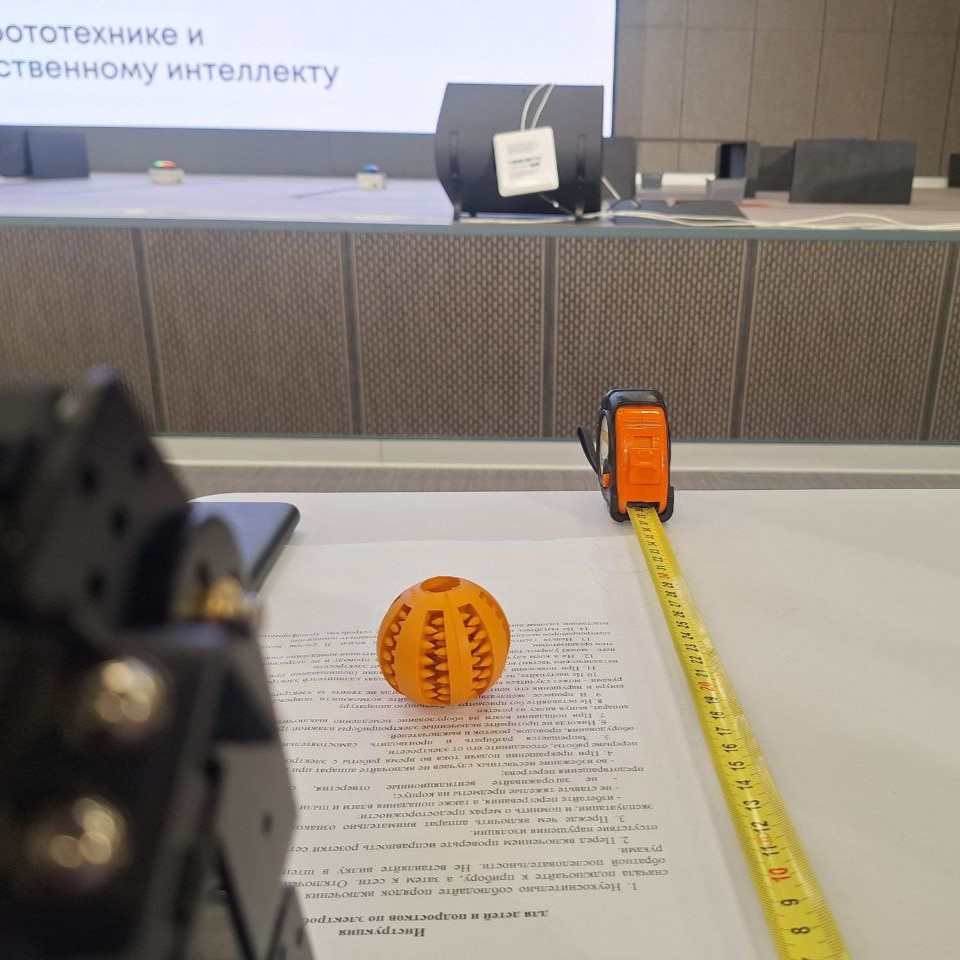
#> input picture experiments/projection/image_robot.jpg, 960 x 960 px, given in place of the camera
$ python color_detection.py
#> lines starting #> are read from the running program, lines starting #| are printed output that depends on the picture; after the words box and inside, x2 and y2 are one past the last pixel; in counts of white or black regions, pixels touching at a corner belong together
import cv2
import numpy as np #导入库
blue_lower = np.array([100,43,46])
blue_upper = np.array([124,255,255]) #设置颜色区间
cap = cv2.VideoCapture(0)						#使用opencv获取摄像头
cap.set(3, 320)									#设置图像的宽为320像素
cap.set(4, 320)									#设置图像的高为320像素
while 1: #进入无线循环
	ret,frame = cap.read() #将摄像头拍摄到的画面作为frame的值
#> frame is the input picture: shape (960, 960, 3); mean B, G, R 126.7, 136, 144.9
	if ret == 1:  # 判断摄像头是否工作
		frame = cv2.GaussianBlur(frame,(5,5),0) #高斯滤波GaussianBlur() 让图片模糊
		hsv = cv2.cvtColor(frame,cv2.COLOR_BGR2HSV) #将图片的色域转换为HSV的样式 以便检测
#> hsv: shape (960, 960, 3); mean H, S, V 37.4, 44.3, 148.1
		mask = cv2.inRange(hsv,blue_lower,blue_upper)  #设置阈值，去除背景 保留所设置的颜色
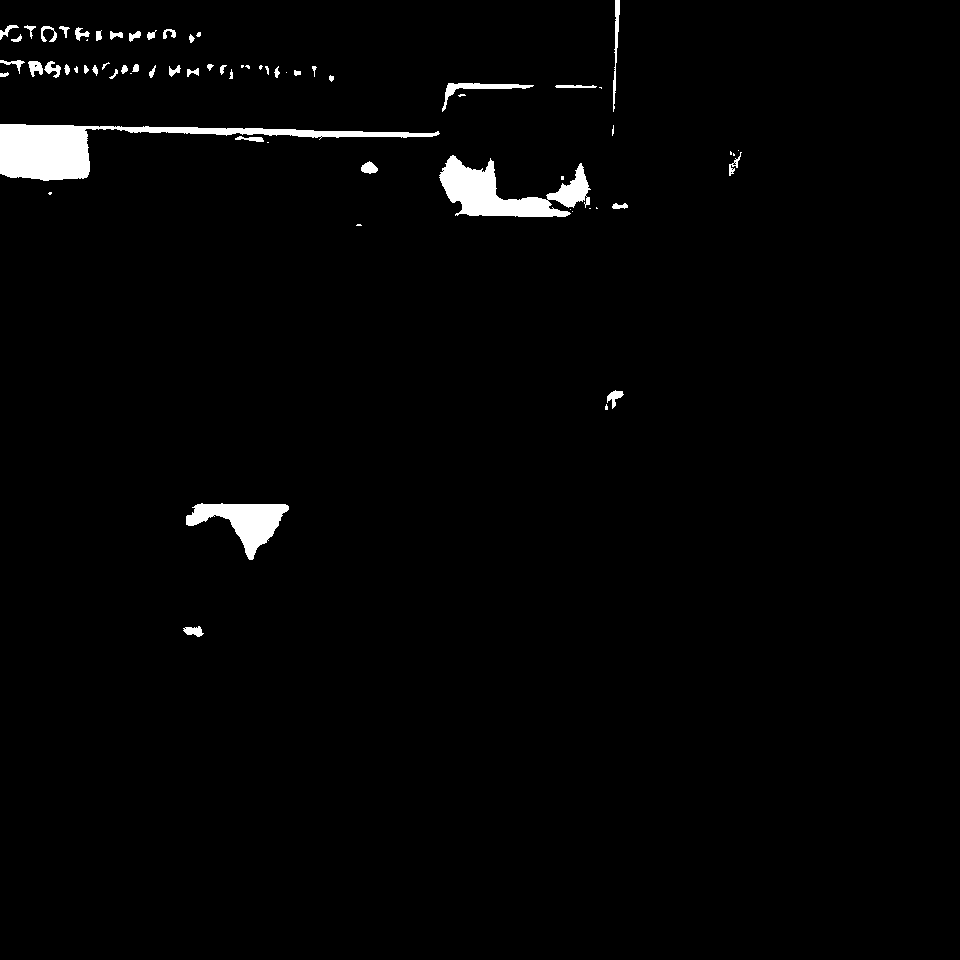
#> mask: shape (960, 960); 1.9% white; 69 white regions (23 under 20 px), largest, box (x1, y1, x2, y2) and area: (0, 124, 440, 181) 6697, (439, 155, 591, 217) 4414, (186, 503, 289, 560) 2605

		mask = cv2.erode(mask,None,iterations=2) #显示腐蚀后的图像
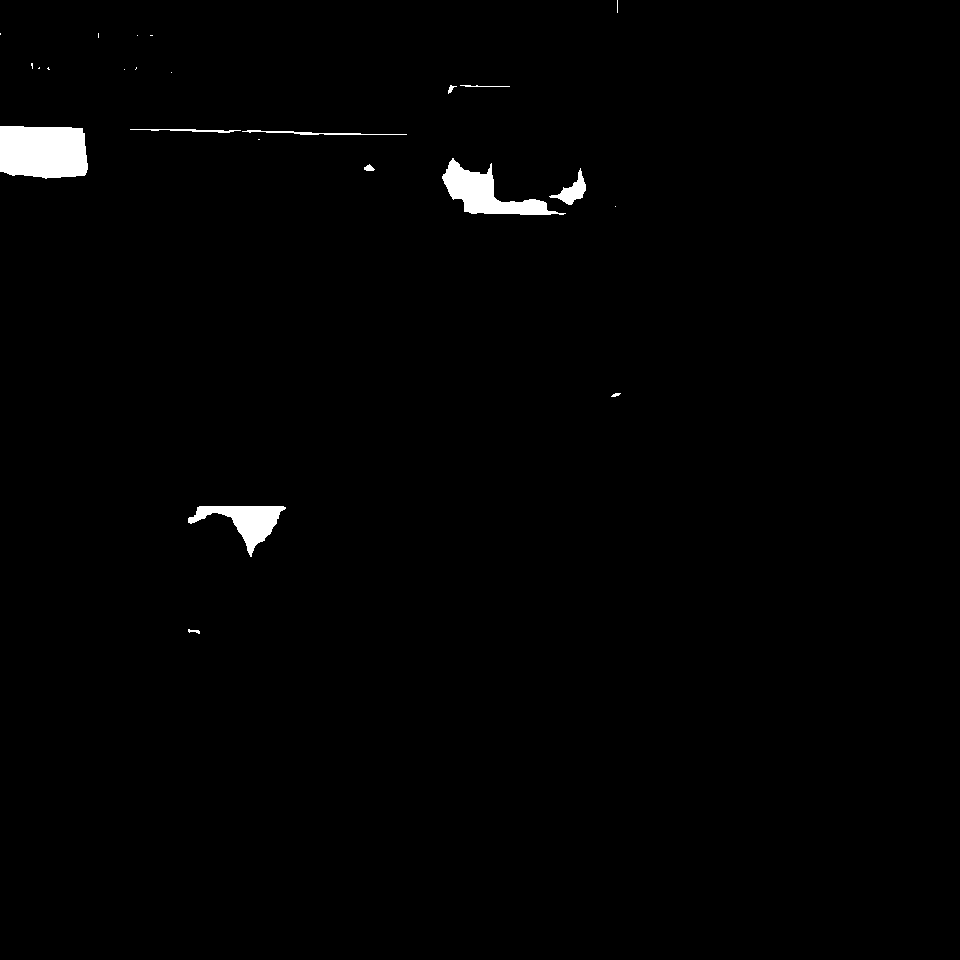
#> mask: shape (960, 960); 1.1% white; 24 white regions (13 under 20 px)
		mask = cv2.GaussianBlur(mask,(3,3),0) #高斯模糊
		res = cv2.bitwise_and(frame,frame,mask=mask) #图像合并

		cnts = cv2.findContours(mask.copy(),cv2.RETR_EXTERNAL,cv2.CHAIN_APPROX_SIMPLE)[-2] #边缘检测
#> cnts = 23 contours, 12 with area under 20; largest, box (x1, y1, x2, y2) and area: (0, 125, 89, 180) 4350, (441, 157, 567, 216) 2900, (187, 505, 287, 558) 2122, (129, 128, 408, 136) 780, (548, 167, 587, 206) 580

		if len(cnts) >0 : #通过边缘检测来确定所识别物体的位置信息得到相对坐标
			cnt = max(cnts,key=cv2.contourArea)
#> cnt = contour of 46 points, box (x1, y1, x2, y2) (0, 125, 89, 180), area 4350
			(x,y),radius = cv2.minEnclosingCircle(cnt)
#> x = 43; y = 150; radius = 49.74
			cv2.circle(frame,(int(x),int(y)),int(radius),(255,0,255),2) #画出一个圆
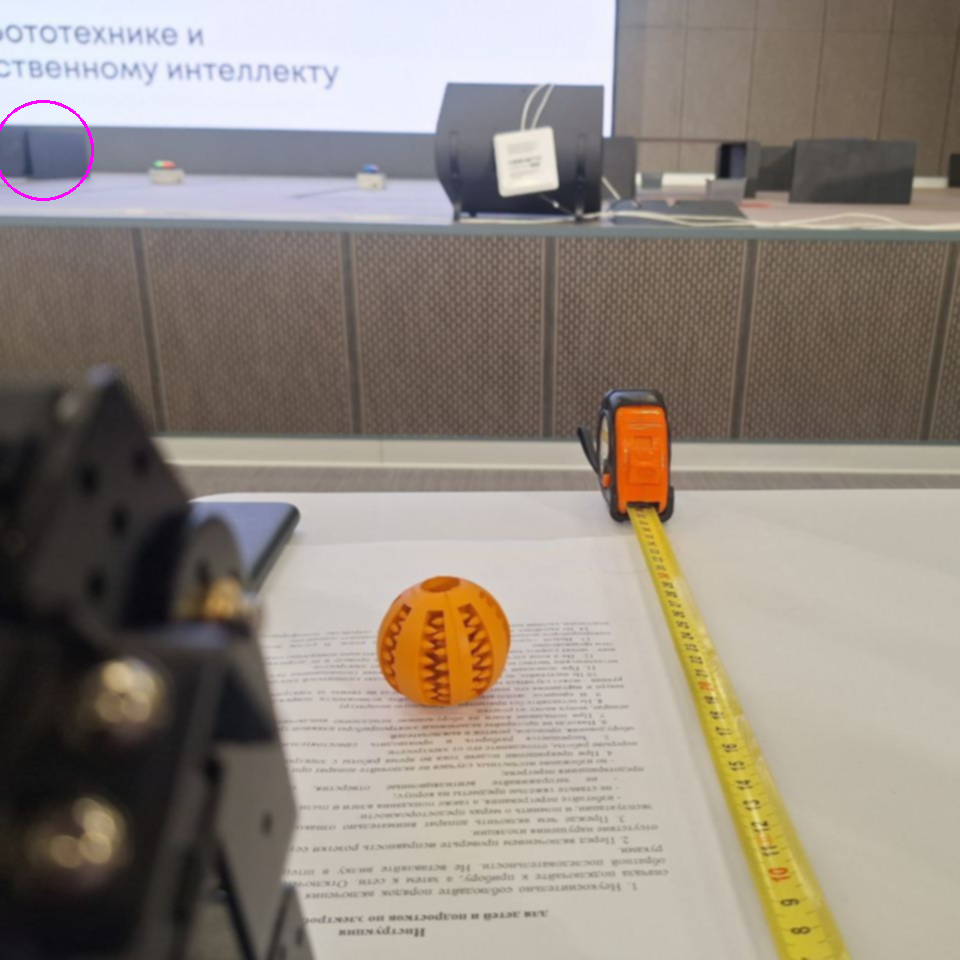
#> frame: shape (960, 960, 3); mean B, G, R 126.7, 135.9, 145
			print(int(x),int(y))
#| 43 150
		else:
			pass
		cv2.imshow('frame',frame) #将具体的测试效果显示出来
		cv2.imshow('mask',mask)
		cv2.imshow('res',res)
		if cv2.waitKey(1) == ord('q'):  # 当按键按下q键时退出
#> (key q is pressed here)
			break

cap.release()
cv2.destroyAllWindows() #后面两句是常规操作,每次使用摄像头都需要这样设置一波

$ run again, on experiments/projection/proj_photo_1.jpg
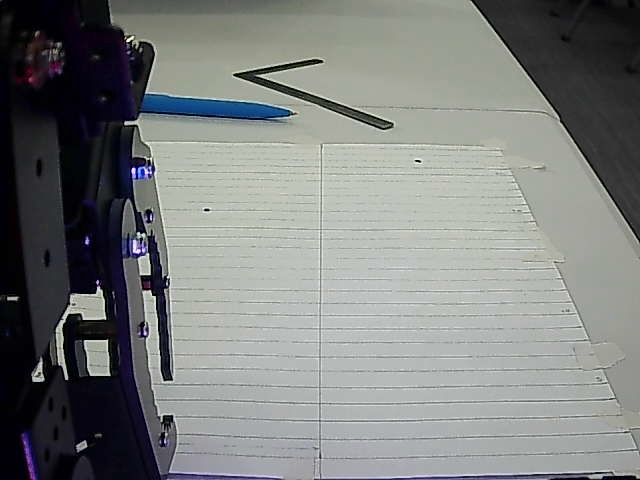
#> input picture experiments/projection/proj_photo_1.jpg, 640 x 480 px, given in place of the camera
#> frame is the input picture: shape (480, 640, 3); mean B, G, R 126.6, 128.1, 125.3
#> hsv: shape (480, 640, 3); mean H, S, V 69.3, 39.3, 131.3
#> `mask = cv2.erode(mask,None,iterations=2)`:
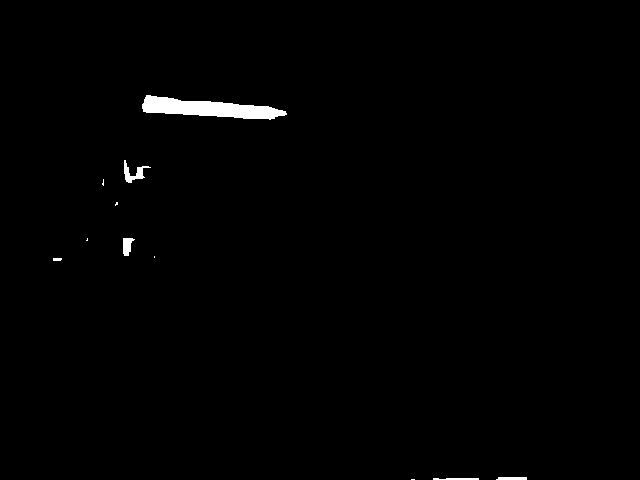
#> mask: shape (480, 640); 0.84% white; 11 white regions (5 under 20 px)
#> cnts = 11 contours, 4 with area under 20; largest, box (x1, y1, x2, y2) and area: (141, 94, 288, 121) 2168, (123, 159, 152, 184) 290, (122, 237, 136, 257) 179, (495, 476, 528, 480) 92, (432, 477, 480, 480) 89, (52, 257, 63, 262) 40, (101, 178, 105, 187) 20
#> cnt = contour of 71 points, box (x1, y1, x2, y2) (141, 94, 288, 121), area 2168
#> x = 214; y = 109; radius = 73.25
#> `cv2.circle(frame,(int(x),int(y)),int(radius),(255,0,255),2)`:
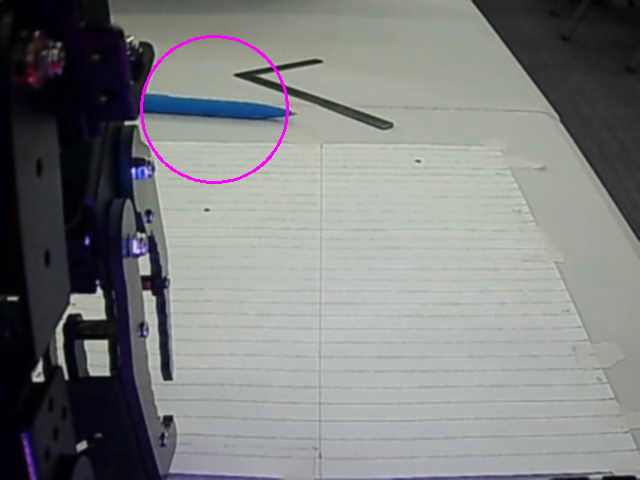
#> frame: shape (480, 640, 3); mean B, G, R 127.1, 127.5, 125.8
#| 214 109
